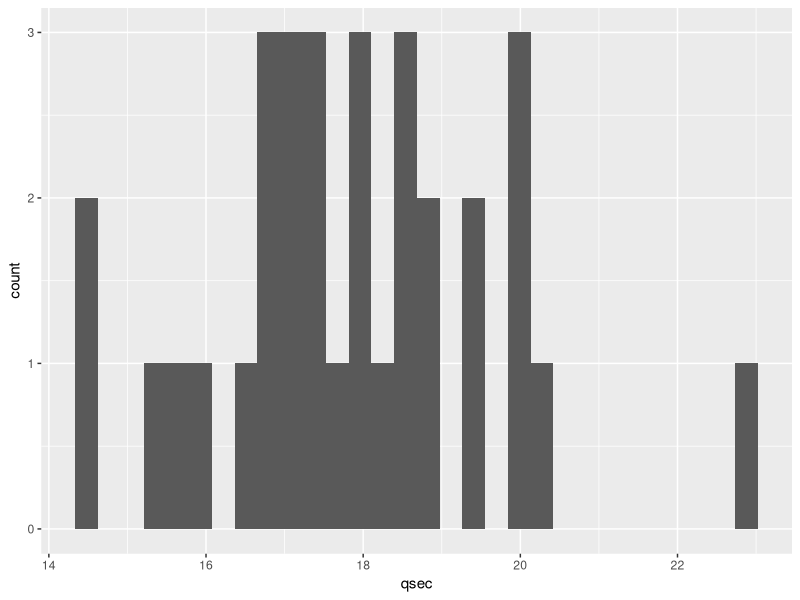

This chart was generated by the following R code:
## ---- chunk 1
library(ggplot2)
ggplot(mtcars, aes(x=qsec))+geom_histogram()
